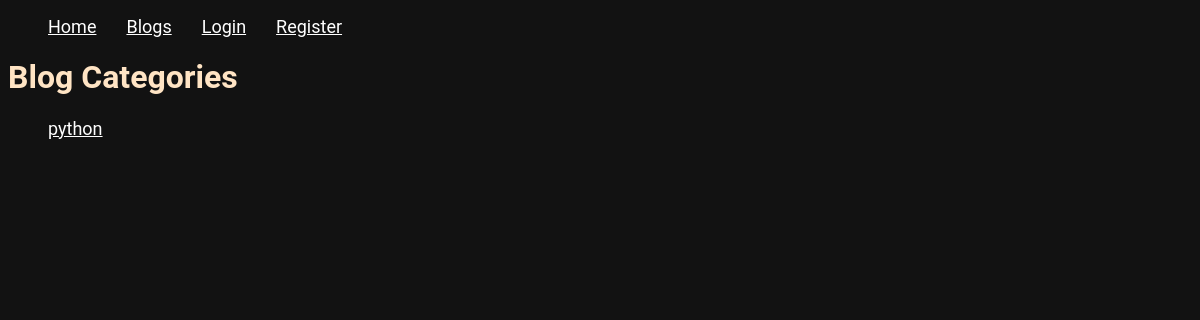
The app's page /, older data.
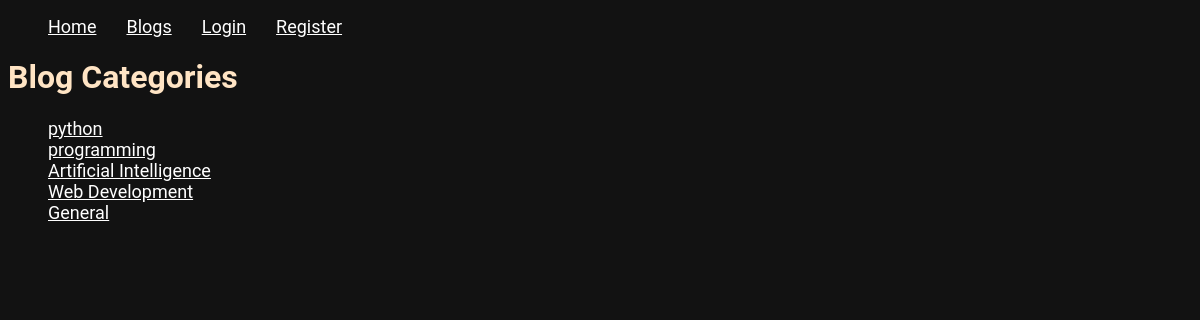
The same page, newer data.
### blog/models.py (models this page shows, shortened)
class Category (models.Model):
    name = models.CharField(max_length=100)
    slug = models.SlugField(null=False, blank=True, unique=True,editable=False, db_index=True)
    def __str__(self):
        return f"{self.name}"

### blog/views.py (the view)
# urls.py: path('', views.index, name='home'),
def index (request):
    categories = Category.objects.all()
    return render(request, 'blog/index.html', {**{"title": "Home"}, **{"categories":categories}} )

### blog/templates/blog/index.html
{% extends 'base.html' %}
{% load static %}
{% block blog_css %}
<link rel="stylesheet" href="{% static 'blog/css/style.css' %}">
{% endblock blog_css %}
{% block content %}
{% include 'blog/partials/_categories.html' %}
{% endblock %}

### templates/base.html (shortened to what this page needs)
{% load static %}
<!DOCTYPE html>
<html lang="en">
<head>
    <link rel="stylesheet" href="{% static 'css/style.css' %}">
    {% block blog_css %}{% endblock blog_css %}
</head>
<body>
   {% include 'partials/_header.html' %}
    {% block content %}{% endblock %}
</body>
</html>

### templates/partials/_header.html
<header>
    <ul>
        <li><a href="{% url "home" %}">Home</a></li>
        <li><a href="{% url "blogs" %}">Blogs</a></li>
        {% if user.is_authenticated %}
        <li><a style="color:red;" href="{% url "logout" %}">Logout</a></li>
        {% else %}
        <li><a href="{% url "login" %}">Login</a></li>
        <li><a href="{% url "register" %}">Register</a></li>
        {% endif %}
    </ul>
</header>

### blog/templates/blog/partials/_categories.html
<div>
    <h1 class="header_title">Blog Categories</h1>
    <ul>
        {% for category in categories  %}
            <li><a href="{% url "blogs"%}/category/{{category.slug}}">{{category}}</a></li>
        {% endfor %}
    </ul>
</div>

### static/css/style.css (style rules this page uses)
body { background-color: #121212; font-family: 'Roboto', sans-serif; }
.header_title { color:bisque; }
h1 { color: white; }
a { color: #fff; text-decoration:underline; }
header ul { display: flex; flex-direction: row; gap: 30px; }
ul li { color: rgb(200, 200, 200); font-size: 18px; list-style-type: none; }

Row changes from the older to the newer data that the page shows:
added Category: name "programming"
added Category: name "Artificial Intelligence"
added Category: name "Web Development"
added Category: name "General"
